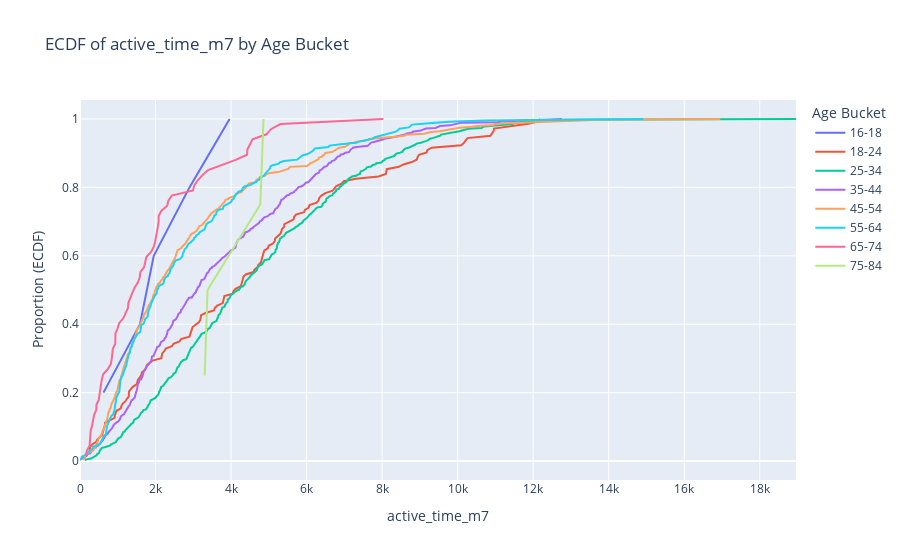

Notebook code for this chart:
### Code cell
import plotly.graph_objects as go
from statsmodels.distributions.empirical_distribution import ECDF

# Example list of age buckets (ensure these exist in your DataFrame)
age_buckets = ['16-18', '18-24', '25-34', '35-44', '45-54', '55-64', '65-74', '75-84']

# Create a Plotly figure
fig = go.Figure()

# For each age bucket, filter the DataFrame and compute ECDF
for bucket in age_buckets:
    # Filter the DataFrame for the current age bucket
    sub_df = df[df['age_bucket'] == bucket]

    # If there are rows in this subgroup, compute and plot the ECDF
    if len(sub_df) > 0:
        # Drop any NaNs in active_time_m7
        values = sub_df['active_time_m7'].dropna()

        # Compute the ECDF using statsmodels
        ecdf = ECDF(values)
        
        # ecdf.x are the sorted data points, ecdf.y are the cumulative probabilities
        x_vals = ecdf.x
        y_vals = ecdf.y
        
        # Add a line trace to the figure for this age bucket
        fig.add_trace(
            go.Scatter(
                x=x_vals,
                y=y_vals,
                mode='lines',
                name=bucket
            )
        )

# Update layout to set titles and legends
fig.update_layout(
    title='ECDF of active_time_m7 by Age Bucket',
    xaxis_title='active_time_m7',
    yaxis_title='Proportion (ECDF)',
    legend_title='Age Bucket'
)

fig.show()

### Figure 1 — Plotly figure (JSON) as saved in the notebook; plotly's stock layout.template omitted (floating-point values rounded to 4 significant figures; data arrays with more than 128 entries replaced by an {"elided": "..."} marker saying what was removed)
{"data": [{"mode": "lines", "name": "16-18", "type": "scatter", "x": [null, 621.3, 1588.0, 1953, 2899.0, 3961.0], "y": [0, 0.2, 0.4, 0.6, 0.8, 1]}, {"mode": "lines", "name": "18-24", "type": "scatter", "x": {"elided": "144 float values"}, "y": {"elided": "144 float values"}}, {"mode": "lines", "name": "25-34", "type": "scatter", "x": {"elided": "418 float values"}, "y": {"elided": "418 float values"}}, {"mode": "lines", "name": "35-44", "type": "scatter", "x": {"elided": "538 float values"}, "y": {"elided": "538 float values"}}, {"mode": "lines", "name": "45-54", "type": "scatter", "x": {"elided": "394 float values"}, "y": {"elided": "394 float values"}}, {"mode": "lines", "name": "55-64", "type": "scatter", "x": {"elided": "245 float values"}, "y": {"elided": "245 float values"}}, {"mode": "lines", "name": "65-74", "type": "scatter", "x": [null, 154.3, 178.7, 254.4, 263.1, 279.7, 284, 322.3, 347, 371.6, 431, 435.7, 497.1, 516, 518.4, 557.1, 579.4, 613.3, 735.7, 818, 840, 849.9, 870, 934.3, 937.4, 939.1, 997.3, 1036.0, 1150.0, 1209.0, 1271.0, 1282.0, 1329.0, 1389.0, 1449.0, 1534.0, 1582.0, 1598.0, 1697.0, 1733.0, 1760, 1887.0, 1954.0, 1990.0, 2014.0, 2057.0, 2064.0, 2083.0, 2083.0, 2151.0, 2310.0, 2340, 2430.0, 2993.0, 3026.0, 3120, 3240, 3391.0, 3752.0, 4122, 4423, 4431.0, 4500, 4569.0, 4937.0, 5057.0, 5306.0, 8031.0], "y": [0, 0.01493, 0.02985, 0.04478, 0.0597, 0.07463, 0.08955, 0.1045, 0.1194, 0.1343, 0.1493, 0.1642, 0.1791, 0.194, 0.209, 0.2239, 0.2388, 0.2537, 0.2687, 0.2836, 0.2985, 0.3134, 0.3284, 0.3433, 0.3582, 0.3731, 0.3881, 0.403, 0.4179, 0.4328, 0.4478, 0.4627, 0.4776, 0.4925, 0.5075, 0.5224, 0.5373, 0.5522, 0.5672, 0.5821, 0.597, 0.6119, 0.6269, 0.6418, 0.6567, 0.6716, 0.6866, 0.7015, 0.7164, 0.7313, 0.7463, 0.7612, 0.7761, 0.791, 0.806, 0.8209, 0.8358, 0.8507, 0.8657, 0.8806, 0.8955, 0.9104, 0.9254, 0.9403, 0.9552, 0.9701, 0.9851, 1]}, {"mode": "lines", "name": "75-84", "type": "scatter", "x": [null, 3303.0, 3377, 4775.0, 4860.0], "y": [0, 0.25, 0.5, 0.75, 1]}], "layout": {"legend": {"title": {"text": "Age Bucket"}}, "title": {"text": "ECDF of active_time_m7 by Age Bucket"}, "xaxis": {"title": {"text": "active_time_m7"}}, "yaxis": {"title": {"text": "Proportion (ECDF)"}}}}
